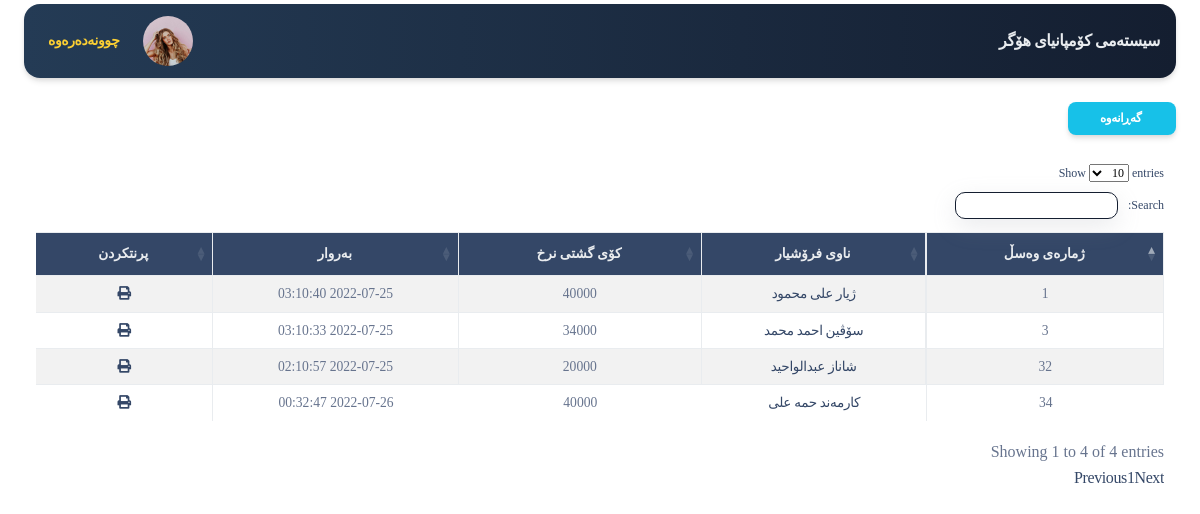
The page /app/buy_helka.php (signed in) on the database its author committed.
### tables this page shows
CREATE TABLE `system` (
  `id` int(11) NOT NULL,
  `name` text NOT NULL,
  `avatar` text NOT NULL
);

CREATE TABLE `invoice` (
  `id` int(11) NOT NULL,
  `date` timestamp NOT NULL DEFAULT current_timestamp() ON UPDATE current_timestamp(),
  `price` int(255) NOT NULL,
  `type` varchar(255) NOT NULL,
  `note` text NOT NULL,
  `status` int(11) NOT NULL DEFAULT 1,
  `dealer_id` int(255) NOT NULL,
  `customer_id` int(11) NOT NULL DEFAULT 1
);

CREATE TABLE `dealers` (
  `id` int(11) NOT NULL,
  `name` varchar(100) NOT NULL,
  `phone` varchar(11) NOT NULL,
  `address` varchar(200) NOT NULL,
  `work_place` varchar(100) NOT NULL,
  `note` text NOT NULL,
  `currency_type` varchar(255) NOT NULL DEFAULT 'dollar'
);

### server/helper.php (called while the page is built, shortened)
<?php
include_once("conn.php");
?>
<?php
function getdata($sql) {
	global $conn;
	$get =  mysqli_query($conn,$sql);
	$result = mysqli_fetch_assoc($get);
	return $result;
}
function show($sql) {
	global $conn;
	$get =  mysqli_query($conn,$sql);
	$result=[];
	while ($row=mysqli_fetch_assoc($get)) {
		$result[]=$row;
	}
	return $result;
}

### app/buy_helka.php (the view, shortened to what this page needs)
<?php require_once('header.php'); ?>
<div class="container-fluid mt-4">
<a href="buy.php" class="btn btn-sm btn-info shadow" >
 گەڕانەوە
  </a>
</div>
<div class="container-fluid mt-2">
<div class="row m-auto" >
<div class="col-md-12">
  <div class="table-responsive">
<table id="example" class="table table-hover   table-striped table-bordered  text-center" dir="rtl" style="zoom:85%">
        <thead  class="bg-dark text-light">
            <tr>
                <th>ژمارەی وەسڵ</th>
                <th>ناوی فرۆشیار</th>
                <th>کۆی گشتی نرخ</th>
                <th>بەروار</th>
                <th>پرنتکردن</th>
            </tr>
        </thead>
        <tbody>
<?php
                 $invoiceList =show("SELECT * from invoice WHERE type='buy_helka' ORDER BY date DESC");
                 foreach($invoiceList as $invoiceDetails){
?>
       <tr>
          <td><?=$invoiceDetails['id']?></td>
          <td>
            <?php
              $dealer_id=$invoiceDetails['dealer_id'];
              $getdealer = getdata(" SELECT * FROM dealers WHERE id='$dealer_id' "); ?>
             <a href="dealer_detail.php?id=<?=$getdealer['id']?>">
                <?=$getdealer['name']?>
             </a>
        </td>
          <td><?=$invoiceDetails['price']?></td>
          <td><?=$invoiceDetails['date']?></td>
          <td><a href="print_invoice.php?print_type=buy_helka&&invoice_id=<?=$invoiceDetails['id']?>"><i class="fa fa-print"></i></a></td>
      </tr>
<?php
}
?>
        </tbody>
    </table>
    </div>
 </div>
</div>
<?php require_once('footer.php'); ?>

### app/header.php (shortened to what this page needs)
<?php
require_once('../server/helper.php') ;
  ?>
<!DOCTYPE html>
<html dir="rtl">
<head>
  <link href="../assets/css/nucleo-icons.css" rel="stylesheet" />
  <link href="../assets/css/nucleo-svg.css" rel="stylesheet" />
  <link href="../assets/font-awesome/all.css" rel="stylesheet" />
  <link href="../assets/css/nucleo-svg.css" rel="stylesheet" />
  <link id="pagestyle" href="../assets/css/soft-ui-dashboard.css?v=1.0.3" rel="stylesheet" />
  <link id="pagestyle" href="../assets/css/style.css" rel="stylesheet" />
  <link rel="stylesheet" href="../assets/css/datatables.css">
  <link rel="stylesheet" href="../assets/css/datatables.min.css">
</head>
<body class="g-sidenav-show">
<?php
if (!isset($_GET['print_type'])) {
?>
  <main class="main-content position-relative max-height-vh-100 h-100 mt-1 border-radius-lg ">
    <nav class="navbar navbar-main navbar-expand-lg px-0 mx-4 shadow bg-first border-radius-xl" id="navbarBlur" navbar-scroll="true">
      <div class="container-fluid py-1 px-3">
      <nav aria-label="breadcrumb">
        <?php $select = show(" SELECT * FROM system ");
      foreach($select as $row) {
          $name = $row['name'];
?>
          <a href="index.php" class="font-weight-bolder mb-0 text-light">  <?=$name;?> </a>
          <?php }  ?>
        </nav>
        <div class="collapse navbar-collapse" dir="ltr" id="navbar">
          <ul class="navbar-nav" dir="rtl" >
            <li class="nav-item px-3 d-flex align-items-center">
              <a href="profile.php" class="nav-link text-body p-0 ">
              <img src="../assets/img/pro/team-1.jpg" width="50" class="img-fluid rounded-circle " alt="">
              </a>
            </li>
            <li class="nav-item d-flex align-items-center">
              <a href="logout.php" class="nav-link text-body font-weight-bold px-0">
                <span class="d-sm-inline p-2 text-warning">چوونەدەرەوە</span>
              </a>
            </li>
              </ul>
        </div>
      </div>
    </nav>
    <?php } ?>

### assets/css/style.css (style rules this page uses)
* { margin: 0px; padding: 0px; font-family: 'Speda-Regular'; }
body { font-family: 'Speda-Regular'; }
table tr th { text-align-last: center !important; }
.bg-first { background: #141E30; background: -webkit-linear-gradient(to right, #243B55, #141E30); background: linear-gradient(to right, #243B55, #141E30); color: aliceblue; }

### rows shown on the page
system: name "سیستەمی کۆمپانیای هۆگر"
invoice: id "34", dealer.name "کارمەند حمە علی", price "40000", date "2022-07-26 00:32:47"
invoice: id "1", dealer.name "ژیار علی محمود", price "40000", date "2022-07-25 03:10:40"
invoice: id "3", dealer.name "سۆڤین احمد محمد", price "34000", date "2022-07-25 03:10:33"
invoice: id "32", dealer.name "شاناز عبدالواحید", price "20000", date "2022-07-25 02:10:57"
